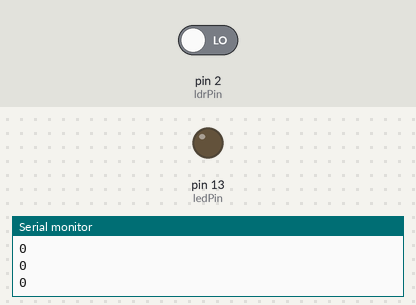
The sketch below on a simulated Arduino Uno, built with avr-gcc and run on an emulated ATmega328P. On the bench: output pins drawn as LEDs (lit = HIGH), the last lines printed to the serial monitor. The test bench sets the inputs (shaded band); at power-on: pin 2 (ldrPin) LOW.

Above: at 1.2 s.
1.3 s: pin 2 (ldrPin) driven HIGH
At 1.9 s:
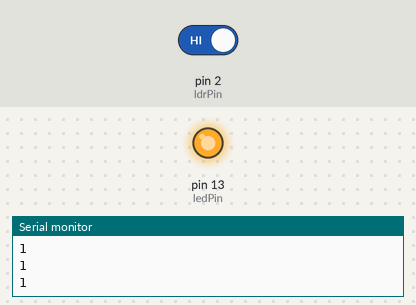
2.9 s: pin 2 (ldrPin) driven LOW
At 4.4 s:
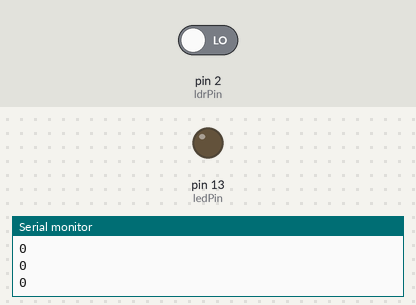
Timing chart, 0 to 5.9 s (numbered marks = the images above; inputs shaded):
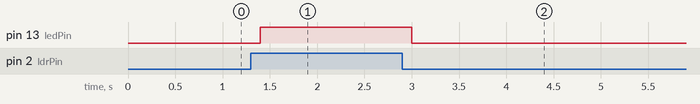

Measured:
- after the input at 1.3 s, pin 13 (ledPin): LOW → HIGH after 0.10 s
- after the input at 2.9 s, pin 13 (ledPin): HIGH → LOW after 0.10 s

The sketch:

Light-Sensor-LED.ino
```cpp
int ldrPin = 2;      // D0 output of the LDR module
int ledPin = 13;    // LED is connected to D13 pin of the Arduino

void setup() {
  pinMode(ldrPin, INPUT);
  pinMode(ledPin, OUTPUT);
  Serial.begin(9600);
}

void loop() {
  int ldrState = digitalRead(ldrPin);
  Serial.println(ldrState);  // 1: dark, 0: bright

  if (ldrState == 1) {
    digitalWrite(ledPin, HIGH);   // turn on if it's dark
  } else {
    digitalWrite(ledPin, LOW);    // turn off if it's bright
  }

  delay(200);
}
```
